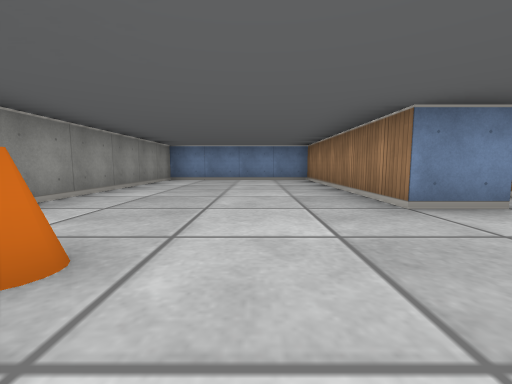
View 1 (above)

12 first-person views from a walk through a cub3D maze. The camera is about half as high as the walls, tilts 6° down and sees 90° across. The floor is counted in squares. Each view is taken from the middle of a square. On the plan, view 1 faces up. The plan holds only what a view shows up to about 9 squares ahead; the rest is blank.

View 2
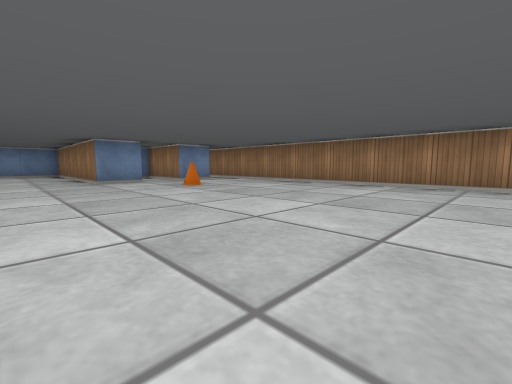

View 3
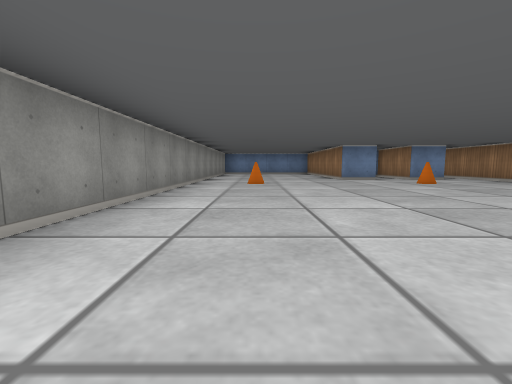

View 4
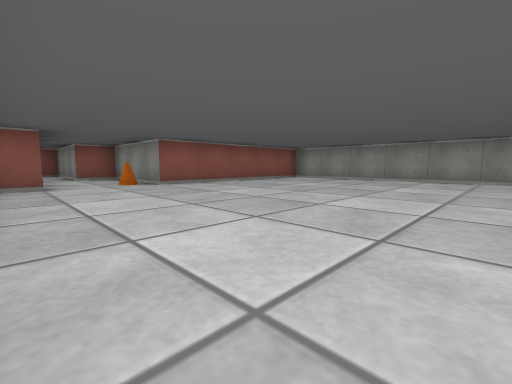

View 5
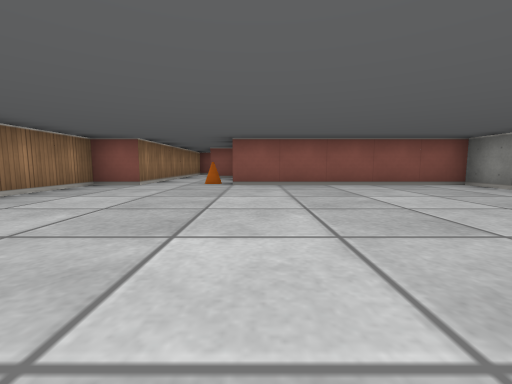

View 6
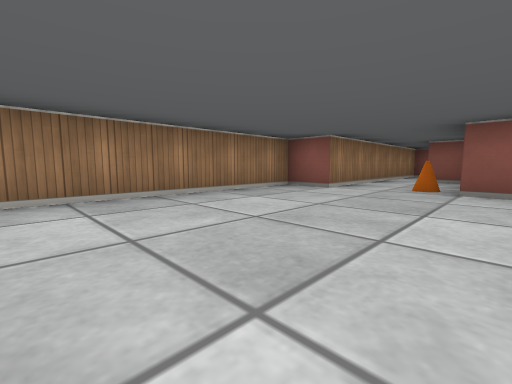

View 7
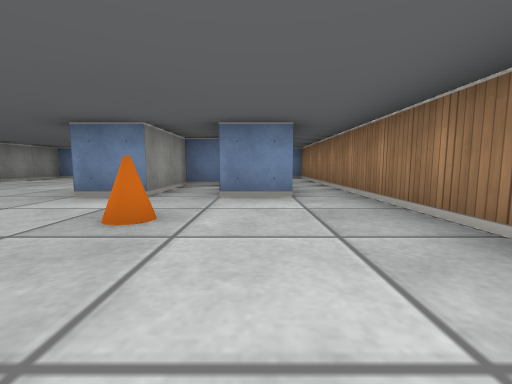

View 8
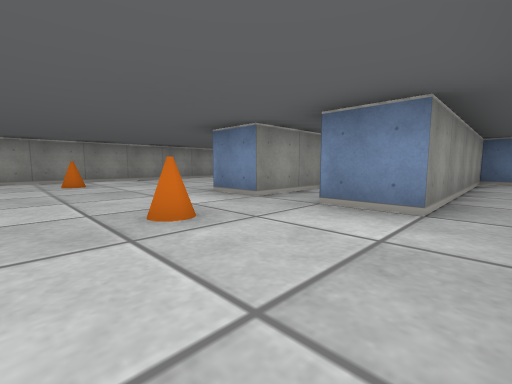

View 9
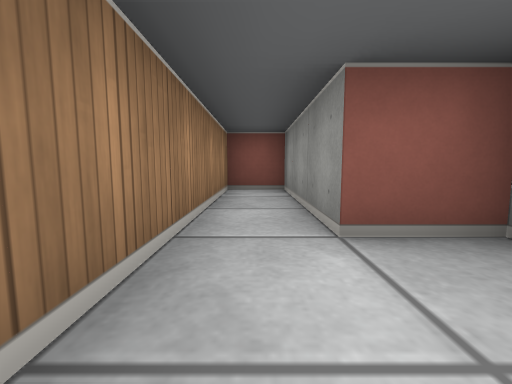

View 10
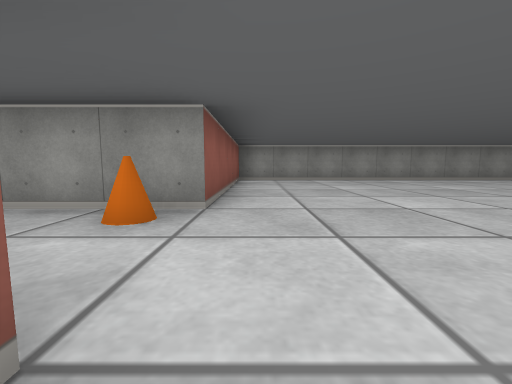

View 11
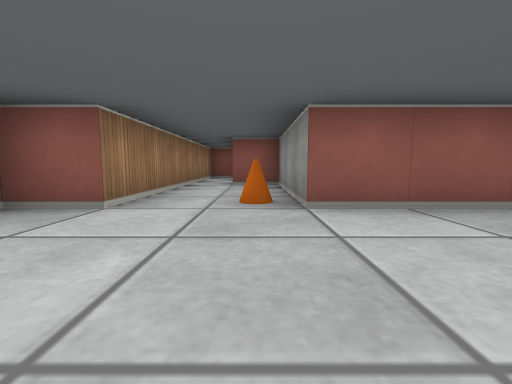

View 12
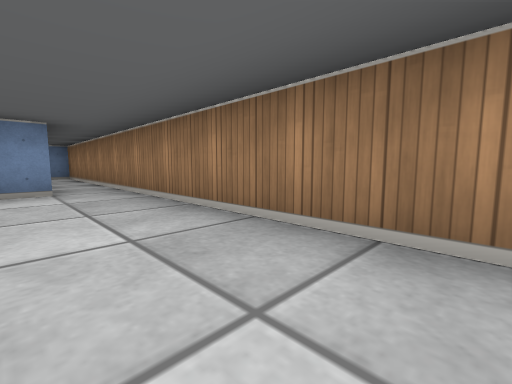

### Floor plan
Points are (right, up) in squares from view 1. A wall is a line through its corners. A room is listed if a view was taken in it or the views show most of it. See-through windows are left out.
Room 1 (views 1, 2, 3, 4, 5, 6, 7, 8, 9, 10, 11, 12)
walls: (1.5, 2.5) (1.5, 7.5) (-2.5, 7.5) (-2.5, -6.5) (2.5, -6.5) (2.5, -9.5) (3.5, -9.5) (3.5, -12.5) (4.5, -12.5) (4.5, -6.5) (5.5, -6.5) (5.5, 7.5) (4.5, 7.5) (4.5, 2.5) (3.5, 2.5) (3.5, 4.5) (2.5, 4.5) (2.5, 2.5) (1.5, 2.5)
objects: cone (-1, 1); cone (3, -7); cone (3, 1)

Where each view was taken, in squares from view 1:
view 1: 0 up, 0 right, facing up
view 2: 4 down, 0 right, facing up-right
view 3: 5 down, 1 left, facing up
view 4: 1 down, 5 right, facing down-left
view 5: 1 down, 2 right, facing down
view 6: 2 down, 2 right, facing down-right
view 7: 1 down, 4 right, facing up
view 8: 0 up, 5 right, facing up-left
view 9: 8 down, 4 right, facing down
view 10: 6 down, 5 right, facing left
view 11: 4 down, 3 right, facing down
view 12: 2 down, 4 right, facing up-right
